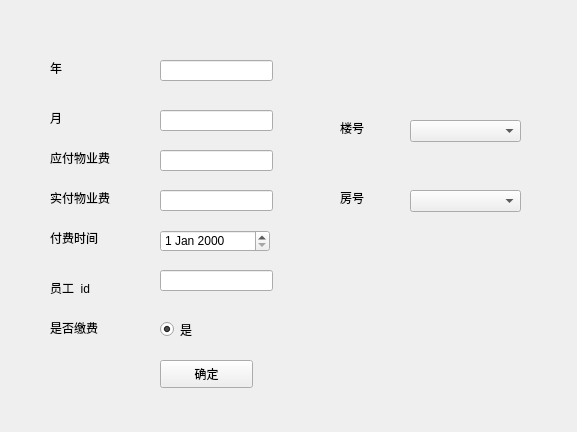
<?xml version="1.0" encoding="UTF-8"?>
<ui version="4.0">
 <class>update_property_fee</class>
 <widget class="QWidget" name="update_property_fee">
  <property name="geometry">
   <rect>
    <x>0</x>
    <y>0</y>
    <width>577</width>
    <height>432</height>
   </rect>
  </property>
  <property name="windowTitle">
   <string>update_property_fee</string>
  </property>
  <widget class="QComboBox" name="house_id_comboBox">
   <property name="geometry">
    <rect>
     <x>410</x>
     <y>190</y>
     <width>111</width>
     <height>22</height>
    </rect>
   </property>
  </widget>
  <widget class="QLabel" name="label_4">
   <property name="geometry">
    <rect>
     <x>50</x>
     <y>190</y>
     <width>72</width>
     <height>15</height>
    </rect>
   </property>
   <property name="text">
    <string>实付物业费</string>
   </property>
  </widget>
  <widget class="QDateEdit" name="paid_dateEdit">
   <property name="geometry">
    <rect>
     <x>160</x>
     <y>230</y>
     <width>110</width>
     <height>22</height>
    </rect>
   </property>
  </widget>
  <widget class="QLabel" name="label_2">
   <property name="geometry">
    <rect>
     <x>50</x>
     <y>110</y>
     <width>72</width>
     <height>15</height>
    </rect>
   </property>
   <property name="text">
    <string>月</string>
   </property>
  </widget>
  <widget class="QLineEdit" name="staff_id_lineEdit">
   <property name="geometry">
    <rect>
     <x>160</x>
     <y>270</y>
     <width>113</width>
     <height>21</height>
    </rect>
   </property>
   <property name="readOnly">
    <bool>true</bool>
   </property>
  </widget>
  <widget class="QLabel" name="label_7">
   <property name="geometry">
    <rect>
     <x>340</x>
     <y>120</y>
     <width>72</width>
     <height>15</height>
    </rect>
   </property>
   <property name="text">
    <string>楼号</string>
   </property>
  </widget>
  <widget class="QLabel" name="label">
   <property name="geometry">
    <rect>
     <x>50</x>
     <y>60</y>
     <width>72</width>
     <height>15</height>
    </rect>
   </property>
   <property name="text">
    <string>年</string>
   </property>
  </widget>
  <widget class="QPushButton" name="pushButton">
   <property name="geometry">
    <rect>
     <x>160</x>
     <y>360</y>
     <width>93</width>
     <height>28</height>
    </rect>
   </property>
   <property name="text">
    <string>确定</string>
   </property>
  </widget>
  <widget class="QLineEdit" name="due_payment_lineEdit">
   <property name="geometry">
    <rect>
     <x>160</x>
     <y>150</y>
     <width>113</width>
     <height>21</height>
    </rect>
   </property>
  </widget>
  <widget class="QLabel" name="label_3">
   <property name="geometry">
    <rect>
     <x>50</x>
     <y>150</y>
     <width>72</width>
     <height>15</height>
    </rect>
   </property>
   <property name="text">
    <string>应付物业费</string>
   </property>
  </widget>
  <widget class="QLabel" name="label_6">
   <property name="geometry">
    <rect>
     <x>50</x>
     <y>280</y>
     <width>72</width>
     <height>15</height>
    </rect>
   </property>
   <property name="text">
    <string>员工_id</string>
   </property>
  </widget>
  <widget class="QComboBox" name="building_id_comboBox">
   <property name="geometry">
    <rect>
     <x>410</x>
     <y>120</y>
     <width>111</width>
     <height>22</height>
    </rect>
   </property>
  </widget>
  <widget class="QLabel" name="label_5">
   <property name="geometry">
    <rect>
     <x>50</x>
     <y>230</y>
     <width>72</width>
     <height>15</height>
    </rect>
   </property>
   <property name="text">
    <string>付费时间</string>
   </property>
  </widget>
  <widget class="QRadioButton" name="is_paid_radioButton">
   <property name="geometry">
    <rect>
     <x>160</x>
     <y>320</y>
     <width>115</width>
     <height>19</height>
    </rect>
   </property>
   <property name="text">
    <string>是</string>
   </property>
   <property name="checked">
    <bool>true</bool>
   </property>
  </widget>
  <widget class="QLineEdit" name="payment_lineEdit">
   <property name="geometry">
    <rect>
     <x>160</x>
     <y>190</y>
     <width>113</width>
     <height>21</height>
    </rect>
   </property>
  </widget>
  <widget class="QLabel" name="label_8">
   <property name="geometry">
    <rect>
     <x>340</x>
     <y>190</y>
     <width>72</width>
     <height>15</height>
    </rect>
   </property>
   <property name="text">
    <string>房号</string>
   </property>
  </widget>
  <widget class="QLabel" name="label_9">
   <property name="geometry">
    <rect>
     <x>50</x>
     <y>320</y>
     <width>72</width>
     <height>15</height>
    </rect>
   </property>
   <property name="text">
    <string>是否缴费</string>
   </property>
  </widget>
  <widget class="QLineEdit" name="month_lineEdit">
   <property name="geometry">
    <rect>
     <x>160</x>
     <y>110</y>
     <width>113</width>
     <height>21</height>
    </rect>
   </property>
   <property name="readOnly">
    <bool>true</bool>
   </property>
  </widget>
  <widget class="QLineEdit" name="year_lineEdit">
   <property name="geometry">
    <rect>
     <x>160</x>
     <y>60</y>
     <width>113</width>
     <height>21</height>
    </rect>
   </property>
   <property name="readOnly">
    <bool>true</bool>
   </property>
  </widget>
 </widget>
 <resources/>
 <connections/>
</ui>
